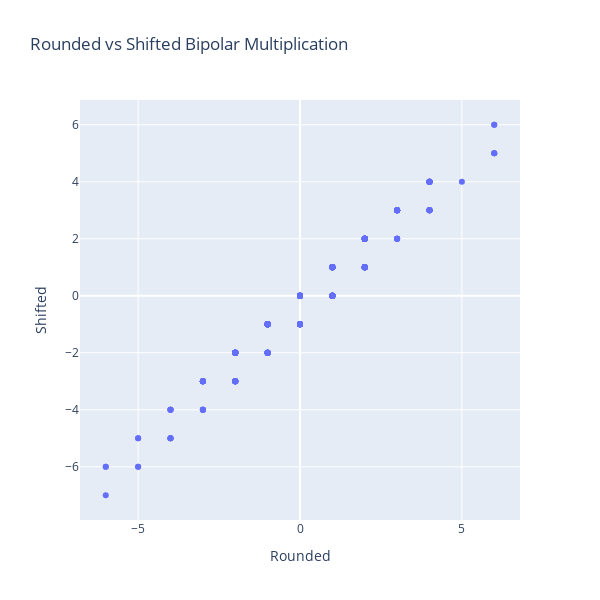

Notebook code for this chart:
### Code cell
wx_bip = w_bip @ x_bip.T
rounded_bip = np.round(wx_bip / 2**2).astype(int)
shifted_bip = q.saturating_clip(wx_bip,6,4)
df(rounded_bip),df(shifted_bip)
px.scatter(x=rounded_bip.flatten(),y=shifted_bip.flatten(),labels={'x':'Rounded','y':'Shifted'},title='Rounded vs Shifted Bipolar Multiplication',width=600,height=600)

### Figure 1 — Plotly figure (JSON) as saved in the notebook; plotly's stock layout.template omitted (floating-point values rounded to 4 significant figures; data arrays with more than 128 entries replaced by an {"elided": "..."} marker saying what was removed)
{"data": [{"hovertemplate": "Rounded=%{x}<br>Shifted=%{y}<extra></extra>", "legendgroup": "", "marker": {"color": "#636efa", "symbol": "circle"}, "mode": "markers", "name": "", "orientation": "v", "showlegend": false, "type": "scatter", "x": {"elided": "320 int values"}, "xaxis": "x", "y": {"elided": "320 int values"}, "yaxis": "y"}], "layout": {"height": 600, "legend": {"tracegroupgap": 0}, "title": {"text": "Rounded vs Shifted Bipolar Multiplication"}, "width": 600, "xaxis": {"anchor": "y", "domain": [0, 1], "title": {"text": "Rounded"}}, "yaxis": {"anchor": "x", "domain": [0, 1], "title": {"text": "Shifted"}}}}
